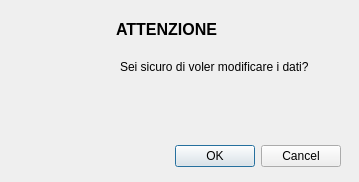
<?xml version="1.0" encoding="UTF-8"?>
<ui version="4.0">
 <class>Dialog</class>
 <widget class="QDialog" name="Dialog">
  <property name="geometry">
   <rect>
    <x>0</x>
    <y>0</y>
    <width>359</width>
    <height>182</height>
   </rect>
  </property>
  <property name="minimumSize">
   <size>
    <width>359</width>
    <height>182</height>
   </size>
  </property>
  <property name="maximumSize">
   <size>
    <width>359</width>
    <height>182</height>
   </size>
  </property>
  <property name="windowTitle">
   <string>Attenzione</string>
  </property>
  <property name="windowIcon">
   <iconset resource="xz.qrc">
    <normaloff>:/images/images/AnconAmbiente_Logo.png</normaloff>:/images/images/AnconAmbiente_Logo.png</iconset>
  </property>
  <widget class="QDialogButtonBox" name="buttonBox">
   <property name="geometry">
    <rect>
     <x>0</x>
     <y>140</y>
     <width>341</width>
     <height>32</height>
    </rect>
   </property>
   <property name="styleSheet">
    <string notr="true">#BB *[text=&quot;OK&quot;] {
	background: red;
}

#BB *[text=&quot;Cancel&quot;] {
	background: green;
}
</string>
   </property>
   <property name="orientation">
    <enum>Qt::Horizontal</enum>
   </property>
   <property name="standardButtons">
    <set>QDialogButtonBox::Cancel|QDialogButtonBox::Ok</set>
   </property>
  </widget>
  <widget class="QLabel" name="label_2">
   <property name="geometry">
    <rect>
     <x>116</x>
     <y>20</y>
     <width>111</width>
     <height>20</height>
    </rect>
   </property>
   <property name="text">
    <string>&lt;html&gt;&lt;head/&gt;&lt;body&gt;&lt;p&gt;&lt;span style=&quot; font-size:12pt; font-weight:600;&quot;&gt;ATTENZIONE&lt;/span&gt;&lt;/p&gt;&lt;/body&gt;&lt;/html&gt;</string>
   </property>
  </widget>
  <widget class="QLabel" name="label">
   <property name="geometry">
    <rect>
     <x>20</x>
     <y>20</y>
     <width>71</width>
     <height>81</height>
    </rect>
   </property>
   <property name="text">
    <string>&lt;html&gt;&lt;head/&gt;&lt;body&gt;&lt;p&gt;&lt;img src=&quot;:/images/images/information70.png&quot;/&gt;&lt;/p&gt;&lt;/body&gt;&lt;/html&gt;</string>
   </property>
  </widget>
  <widget class="QLabel" name="label_3">
   <property name="geometry">
    <rect>
     <x>120</x>
     <y>60</y>
     <width>200</width>
     <height>13</height>
    </rect>
   </property>
   <property name="text">
    <string>Sei sicuro di voler modificare i dati?</string>
   </property>
  </widget>
 </widget>
 <resources>
  <include location="xz.qrc"/>
 </resources>
 <connections>
  <connection>
   <sender>buttonBox</sender>
   <signal>accepted()</signal>
   <receiver>Dialog</receiver>
   <slot>accept()</slot>
   <hints>
    <hint type="sourcelabel">
     <x>248</x>
     <y>254</y>
    </hint>
    <hint type="destinationlabel">
     <x>157</x>
     <y>274</y>
    </hint>
   </hints>
  </connection>
  <connection>
   <sender>buttonBox</sender>
   <signal>rejected()</signal>
   <receiver>Dialog</receiver>
   <slot>reject()</slot>
   <hints>
    <hint type="sourcelabel">
     <x>316</x>
     <y>260</y>
    </hint>
    <hint type="destinationlabel">
     <x>286</x>
     <y>274</y>
    </hint>
   </hints>
  </connection>
 </connections>
</ui>
